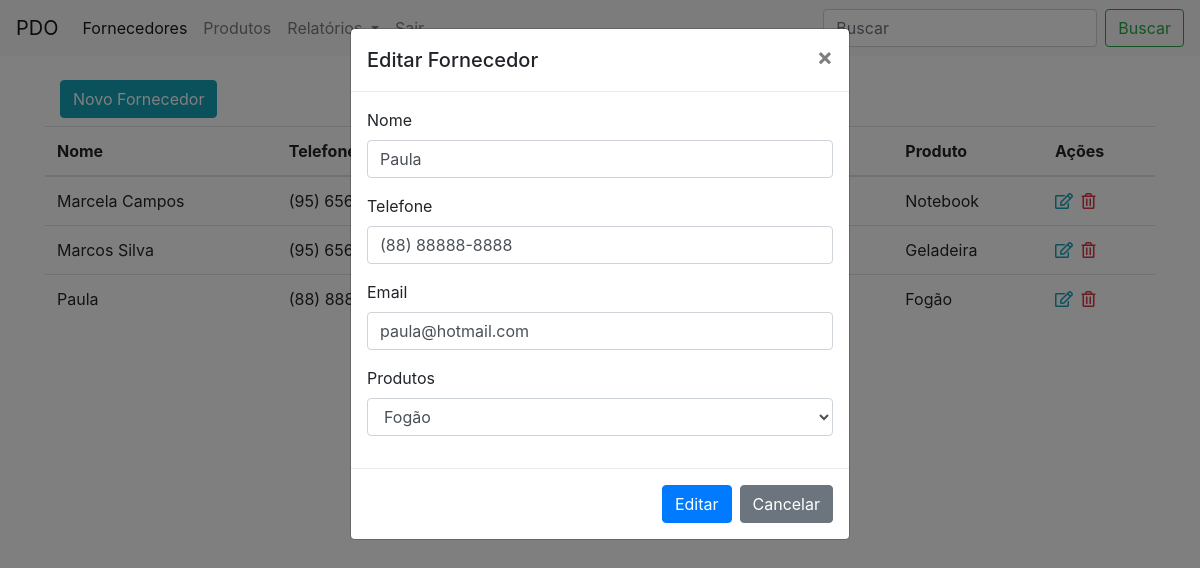
/painel.php?acao=editar&id=3 (signed in), run on the app's committed database.
### tables this page shows
CREATE TABLE `fornecedores` (
  `id` int(11) NOT NULL,
  `nome` varchar(25) NOT NULL,
  `telefone` varchar(15) NOT NULL,
  `email` varchar(30) NOT NULL,
  `produto` int(11) NOT NULL
);

CREATE TABLE `produtos` (
  `id` int(11) NOT NULL,
  `nome` varchar(25) NOT NULL,
  `descricao` varchar(50) NOT NULL,
  `data` date NOT NULL
);

### painel.php (the view, shortened to what this page needs)
<?php
require_once("conexao.php");
 ?>
<!DOCTYPE html>
<html>
<head>
	<link rel="stylesheet" href="https://maxcdn.bootstrapcdn.com/bootstrap/4.0.0/css/bootstrap.min.css">
	<link rel="stylesheet" href="https://cdnjs.cloudflare.com/ajax/libs/font-awesome/5.11.2/css/all.css">
</head>
<body>
	<nav class="navbar navbar-expand-lg navbar-light bg-light">
  <a class="navbar-brand" href="painel.php">PDO</a>
  <div class="collapse navbar-collapse" id="navbarSupportedContent">
    <ul class="navbar-nav mr-auto">
      <li class="nav-item active">
        <a class="nav-link" href="painel.php">Fornecedores <span class="sr-only">(current)</span></a>
      </li>
      <li class="nav-item">
        <a class="nav-link" href="produtos.php">Produtos</a>
      </li>
      <li class="nav-item dropdown">
        <a class="nav-link dropdown-toggle" href="#" id="navbarDropdown" role="button" data-toggle="dropdown" aria-haspopup="true" aria-expanded="false">
          Relatórios
        </a>
      </li>
       <li class="nav-item">
        <a class="nav-link" href="logout.php">Sair</a>
      </li>
    </ul>
    <form class="form-inline my-2 my-lg-0">
      <input class="form-control mr-sm-2" type="search" placeholder="Buscar" aria-label="Search" name="txtbuscar">
      <button class="btn btn-outline-success my-2 my-sm-0" type="submit" name="buscar">Buscar</button>
    </form>
  </div>
</nav>
<div class="container">
	<div class="col-md-12">
		<button class="btn btn-info mt-4 mb-2" data-toggle="modal" data-target="#modal">Novo Fornecedor</button>
	</div>
	<table class="table">
	  <thead>
	    <tr>
	      <th scope="col">Nome</th>
	      <th scope="col">Telefone</th>
	      <th scope="col">Email</th>
	      <th scope="col">Produto</th>
	      <th scope="col">Ações</th>
	    </tr>
	  </thead>
	  <tbody>
	  	<?php
	  		if(isset($_GET['buscar']) and $_GET['txtbuscar'] != ''){
	  			$nome_buscar = $_GET['txtbuscar'] . '%';
	  			$res = $conexao->query("SELECT * from fornecedores where nome LIKE '$nome_buscar' order by nome asc");
	  		}else{
	  			$res = $conexao->query("SELECT * from fornecedores order by nome asc");
	  		}
			$dados = $res->fetchAll(PDO::FETCH_ASSOC);
			for ($i=0; $i < count($dados); $i++) {
				foreach ($dados[$i] as $key => $value) {
				$id = $dados[$i]['id'];
				$nome = $dados[$i]['nome'];
				$telefone = $dados[$i]['telefone'];
				$email = $dados[$i]['email'];
				$produto = $dados[$i]['produto'];
				$res_p = $conexao->query("SELECT * from produtos where id = '$produto'");
				$dados_p = $res_p->fetch(PDO::FETCH_ASSOC);
					foreach ($dados_p as $key => $value) {
					$nome_produto = $dados_p['nome'];
					}
				}
				?>
	    <tr>
	      	<td><?php echo $nome ?></td>
	     	<td><?php echo $telefone ?></td>
	    	<td><?php echo $email ?></td>
	    	<td><?php echo $nome_produto ?></td>
	       <td>
	      	<a href="painel.php?acao=editar&id=<?php echo $id; ?>" class="text-info mr-1"><i class="far fa-edit"></i></a>
	      	<a href="painel.php?acao=excluir&id=<?php echo $id; ?>" class="text-danger"><i class="far fa-trash-alt"></i></a>
	      </td>
	    </tr>
	<?php } ?>
	  </tbody>
	</table>
</div>
</body>
</html>
			    	<?php
			    	$res = $conexao->query("SELECT * from produtos order by nome asc");
			    	$dados = $res->fetchAll(PDO::FETCH_ASSOC);
					for ($i=0; $i < count($dados); $i++) {
						foreach ($dados[$i] as $key => $value) {
						$nome = $dados[$i]['nome'];
						}
						?>
			  <?php } ?>
<?php
if(@$_GET['acao'] == 'editar'){
	$id = $_GET['id'];
$res = $conexao->query("SELECT * from fornecedores where id = '$id'");
$dados = $res->fetch(PDO::FETCH_ASSOC);
foreach ($dados as $key => $value) {
	$nome = $dados['nome'];
	$telefone = $dados['telefone'];
	$email = $dados['email'];
	$produto = $dados['produto'];
	$res_p = $conexao->query("SELECT * from produtos where id = '$produto'");
				$dados_p = $res_p->fetch(PDO::FETCH_ASSOC);
					foreach ($dados_p as $key => $value) {
					$nome_produto = $dados_p['nome'];
					}
}
?>
<div class="modal" id="modalEditar" tabindex="-1" role="dialog">
  <div class="modal-dialog" role="document">
    <div class="modal-content">
      <div class="modal-header">
        <h5 class="modal-title">Editar Fornecedor</h5>
        <button type="button" class="close" data-dismiss="modal" aria-label="Close">
          <span aria-hidden="true">&times;</span>
        </button>
      </div>
      <div class="modal-body">
       		<form method="post">
       		  <div class="form-group">
			    <label for="exampleFormControlInput1">Nome</label>
			    <input type="text" class="form-control" id="exampleFormControlInput1" name="nome" placeholder="Nome" value="<?php echo $nome ?>">
			  </div>
			   <div class="form-group">
			    <label for="exampleFormControlInput1">Telefone</label>
			    <input type="text" class="form-control" id="telefone" name="telefone" placeholder="Telefone" value="<?php echo $telefone ?>">
			  </div>
			  <div class="form-group">
			    <label for="exampleFormControlInput1">Email</label>
			    <input type="email" class="form-control" id="exampleFormControlInput1" name="email" placeholder="name@example.com" value="<?php echo $email ?>">
			  </div>
			  <div class="form-group">
			    <label for="exampleFormControlSelect1">Produtos</label>
			    <select class="form-control" name="produto" id="exampleFormControlSelect1">
			    	<option value="<?php echo $produto ?>"><?php echo $nome_produto ?></option>
			    </select>
			  </div>
      </div>
	      <div class="modal-footer">
	        <button type="submit" name="editar" class="btn btn-primary">Editar</button>
	        <button type="button" class="btn btn-secondary" data-dismiss="modal">Cancelar</button>
	      </div>
    </div>
  </div>
</div>
<?php } ?>

### data on the page
fornecedores: nome "Marcela Campos", telefone "(95)…", produtos.nome "Notebook"
fornecedores: nome "Marcos Silva", telefone "(95)…", produtos.nome "Geladeira"
fornecedores: nome "Paula", telefone "(88)…", produtos.nome "Fogão", telefone "(88) 88888-8888", email "paula@hotmail.com"
produtos: produto "Fogão"
